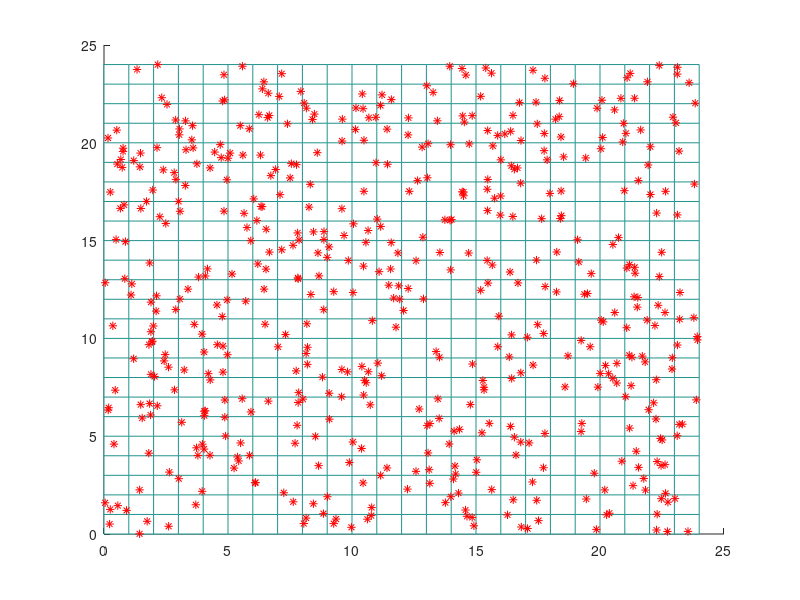
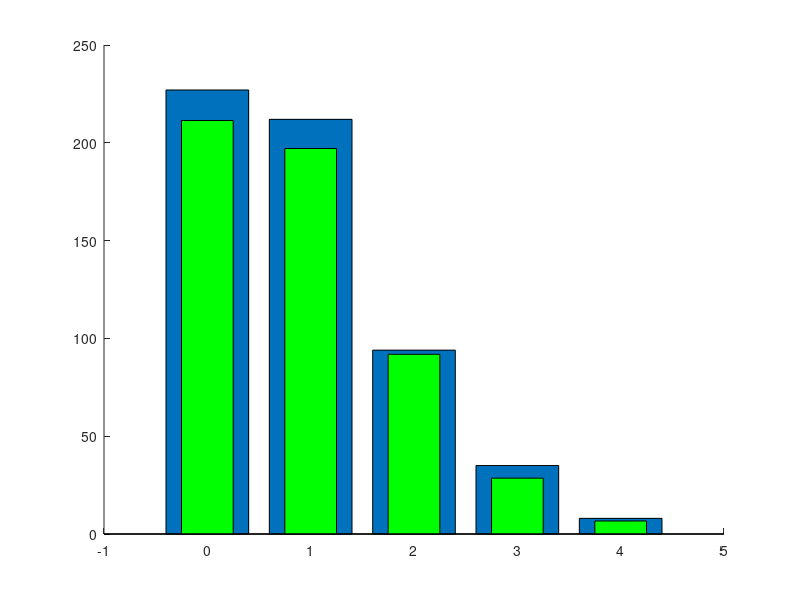

These figures' MATLAB source, in order:
clear variables;
close all;
clc;

n_cases=24;
n_impacts=537;
cx=[0:n_cases];
cy=[0:n_cases];
figure(1);
[CX,CY]=meshgrid(cx,cy);hold on;
mesh(CX,CY,zeros(n_cases+1,n_cases+1));hold on;
x = zeros(1,n_impacts);
y = x;
M = zeros(n_cases,n_cases);
lambda = n_impacts/n_cases^2; %on met bien un carré car on veut le nombre total de cases

for k = 1:n_impacts
    x(k) = n_cases*rand(1);
    y(k) = n_cases*rand(1);
    i = ceil(x(k));
    j = ceil(y(k));
    M(i,j) = M(i,j) + 1 ; 
end
plot(x,y,'*r')
M=M(:);
M;
figure(2);
[h_exp,xout] = hist(M,0:max(M));hold on;
bar(xout,h_exp);
h_th = (exp(-lambda)*lambda.^xout)./factorial(xout);
h_th = h_th*n_impacts
bar(xout,h_th,0.5,'g');
ecart_exp = std(M)
ecart_th = lambda